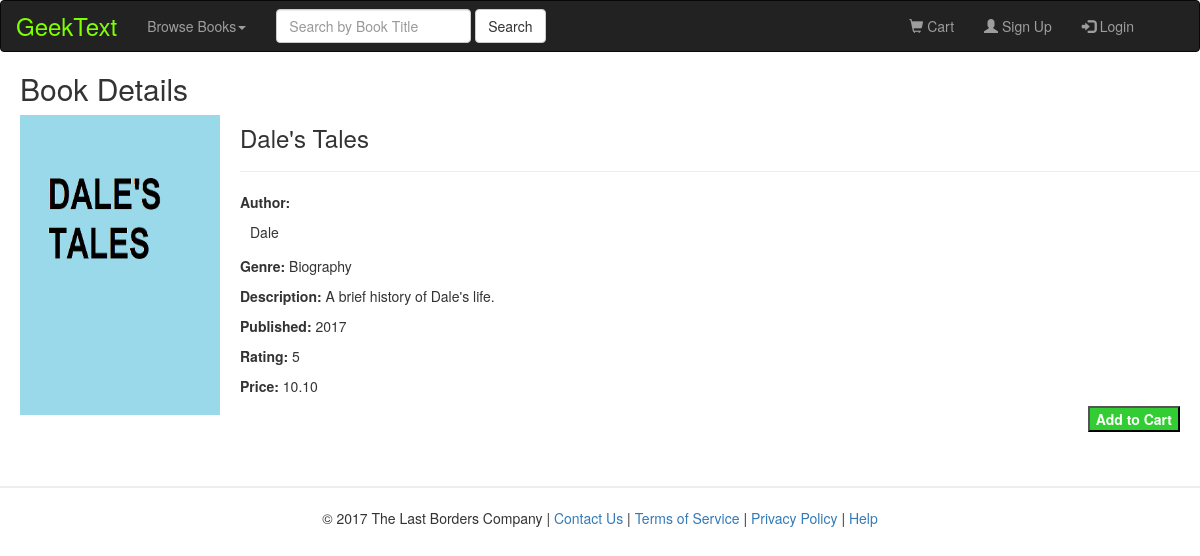
Before: /book_details.php?bookid=0 with the older database file.
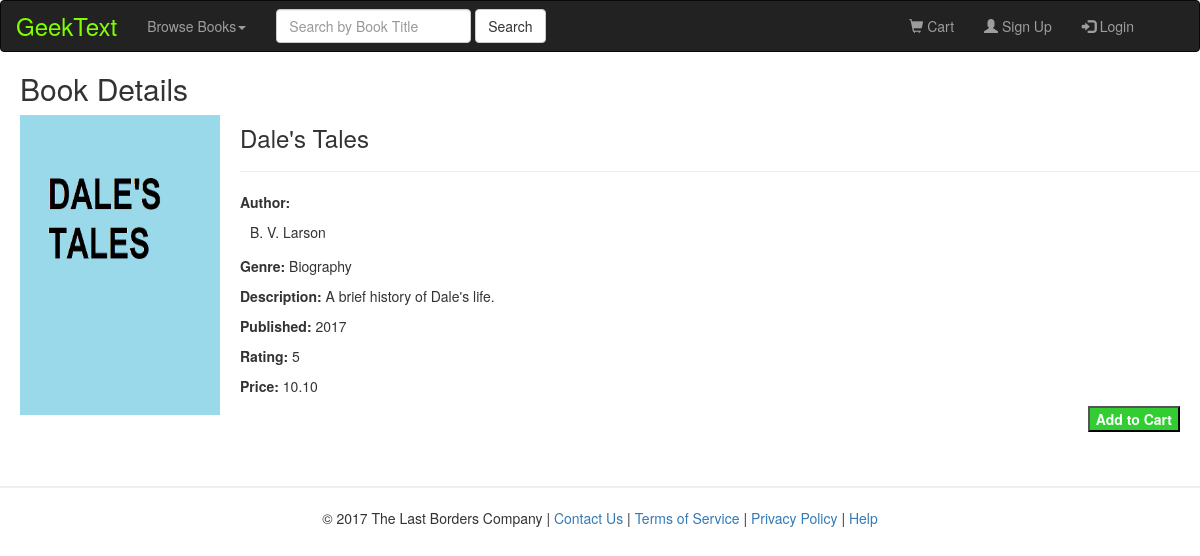
After: the same page with the newer database file.
### tables this page shows
CREATE TABLE `books` (
  `id` int(11) NOT NULL,
  `title` varchar(30) NOT NULL,
  `description` varchar(500) NOT NULL,
  `genre` varchar(15) NOT NULL,
  `rating` float NOT NULL,
  `price` varchar(6) NOT NULL,
  `published_year` varchar(4) NOT NULL,
  `author` varchar(20) NOT NULL
);

### book_details.php (the view, shortened to what this page needs)
<html lang="en">
<head>
</head>
<body>
<?php
	include("header.php");
	$link = mysqli_connect("localhost", "root", "", "geek_text");
	$id = mysqli_real_escape_string($link, $_REQUEST['bookid']);
	$sql = "SELECT * FROM books WHERE id = $id";
	$result = mysqli_query($link, $sql);
	$row=mysqli_fetch_array($result);
	echo'<h2 style="margin-left: 20;">Book Details</h2>';
	echo'<p style="float: left;"><img src="images/'. $row["id"] .'.png" height="300px" width="200px" border="1px" hspace="20"></a></p>
		<h3>'. $row["title"] .'</h3>
		<hr>
		<p>
			<b>Author: </b>
			<form action="book_authors.php" method="get">
			<button style="background:none; border:none; padding:0; margin-left:10px;" type="submit" value="'. $row["author"] .'" name="author" >'. $row["author"] .'</button>
			</form>
		</p>
		<p style="margin-left: 240px"><b>Genre: </b>'. $row["genre"] .'</p>
		<p style="margin-left: 240px; margin-right:20px;"><b>Description: </b>'. $row["description"] .'</p>
		<p style="margin-left: 240px"><b>Published: </b>'. $row["published_year"] .'</p>
		<p style="margin-left: 240px"><b>Rating: </b>'. $row["rating"] .'</p>
		<p style="margin-left: 240px"><b>Price: </b>'. $row["price"] .'</p>
		<p style="float:right; margin-right:20px;"><button style="background-color:limegreen; color:white;"><strong>Add to Cart</strong></button></p>';
	include("footer.php");
?>
</body>
</html>

### header.php (shortened to what this page needs)
<html lang="en">
<head>
  <link rel="stylesheet" href="https://maxcdn.bootstrapcdn.com/bootstrap/3.3.7/css/bootstrap.min.css">
</head>
<body>
<nav class="navbar navbar-inverse">
  <div class="container-fluid">
    <div class="navbar-header">
      <a class="navbar-brand" style="color:chartreuse; font-size: 24;" href="./">GeekText</a>
    </div>
    <ul class="nav navbar-nav">
      <li class="dropdown"><a class="dropdown-toggle" data-toggle="dropdown" href="#">Browse Books<span class="caret"></span></a>
      </li>
    </ul>
    <form class="navbar-form navbar-left" action="book_search.php" method="post">
		<div class="form-group">
			<input type="text" class="form-control" placeholder="Search by Book Title" name="title">
		</div>
		<button type="submit" class="btn btn-default">Search</button>
	</form>
    <ul class="nav navbar-nav navbar-right">
    <?php
				if(!isset($_SESSION['username'])){
					echo'<li><a href="./shopping_cart.php"><span class="glyphicon glyphicon-shopping-cart"></span> Cart</a></li>
						 <li><a href="./create_account.php"><span class="glyphicon glyphicon-user"></span> Sign Up</a></li>
						 <li><a href="./sign_in.php"><span class="glyphicon glyphicon-log-in"></span> Login</a></li>';
				}
    ?>
     <li style="float:right;">
        <a style="display:block; color:white; text-align:center; padding:15px 25px; text-decoration:none;" href="./shopping_cart.php"></a>
     </li>
    </ul>
  </div>
</nav>
</body>
</html>

### footer.php (shortened to what this page needs)
<html lang="en">
<head>
<link rel="stylesheet" type="text/css" href="style.css">
</head>
<body>
<br>
<br>
<br>
<hr style="border-width:2px;">
<p class= "footerbottom">
	© 2017 The Last Borders Company |
	<a href="./contact.php">Contact Us</a> |
	<a href="./terms.php">Terms of Service</a> |
	<a href="./privacy.php">Privacy Policy</a> |
	<a href="./help.php">Help</a>
</p>
</body>
</html>

### style.css (style rules this page uses)
.footerbottom { text-align: center; font-size:1em; background-color: #fff; width: 100%; height:20px; }

Changed rows visible on the page:
changed books "Dale's Tales": author "Dale" → "B. V. Larson"
